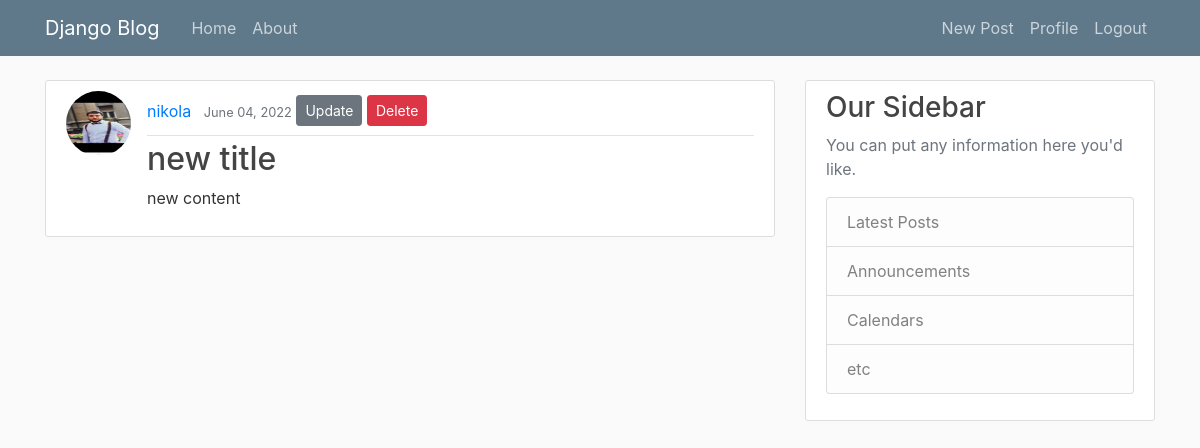
Page /post/5/ (signed in) on the earlier database version.
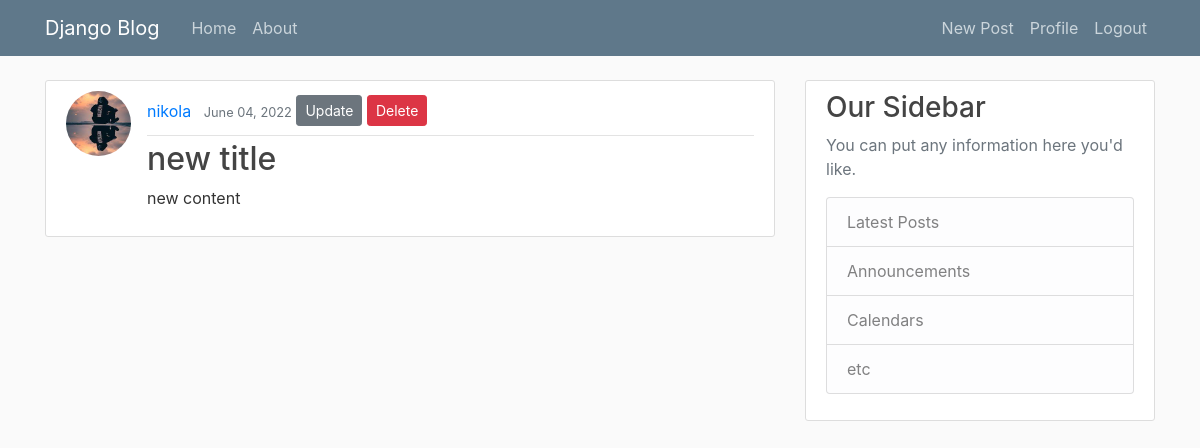
Same page on the later database version.
### blog/models.py (models this page shows, shortened)
class Post(models.Model):
    title = models.CharField(max_length=100)
    content = models.TextField()
    date_posted = models.DateTimeField(default=timezone.now)
    author = models.ForeignKey(User, on_delete=models.CASCADE)

### users/models.py (models this page shows, shortened)
class Profile(models.Model):
    user = models.OneToOneField(User, on_delete=models.CASCADE)
    image = models.ImageField(default='default.jpg', upload_to='profile_pics')

### blog/views.py (the view)
# urls.py: path('post/<int:pk>/',PostDetailView.as_view(), name='post-detail'),
class PostDetailView(DetailView):
    model = Post

### blog/templates/blog/post_detail.html
{% extends 'blog/base.html' %}
{% block content %}
    <article class="media content-section">
        <img class="rounded-circle article-img"src="{{ object.author.profile.image.url }}">
        <div class="media-body">
        <div class="article-metadata">
            <a class="mr-2" href="#">{{ object.author }}</a>
            <small class="text-muted">{{ object.date_posted|date:"F d, Y" }}</small>
            {% if object.author == user %}
                <a class="btn btn-secondary btn-sm mt-1 mb-2" href="{% url 'post-update' object.id %}">Update</a>
                <a class="btn btn-danger btn-sm mt-1 mb-2" href="{% url 'post-delete' object.id %}">Delete</a>
            {% endif %}
        </div>
        <h2 class="article-title">{{ object.title }}</h2>
        <p class="article-content">{{ object.content }}</p>
        </div>
    </article>
{% endblock content %}

Differences in the rows shown:
changed through a linked row, Post "new title": author.profile.image: a different picture
